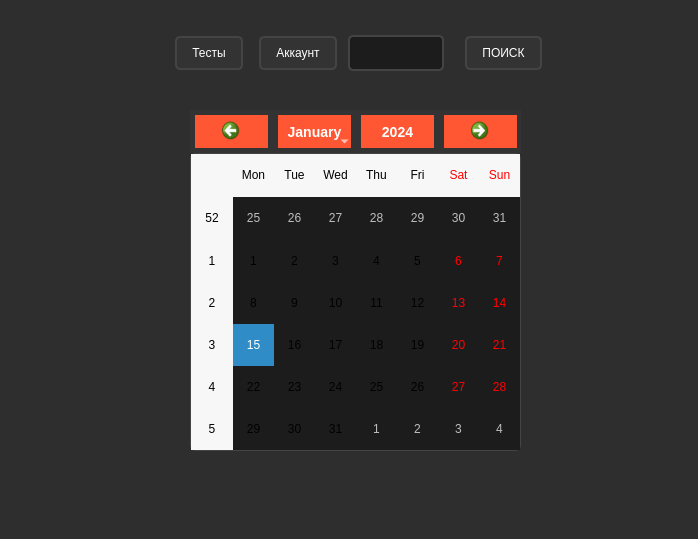
<?xml version="1.0" encoding="UTF-8"?>
<ui version="4.0">
 <class>mainwin</class>
 <widget class="QWidget" name="mainwin">
  <property name="geometry">
   <rect>
    <x>0</x>
    <y>0</y>
    <width>698</width>
    <height>539</height>
   </rect>
  </property>
  <property name="styleSheet">
   <string notr="true">QWidget {
        background-color: #2E2E2E;
        font-family: Arial, sans-serif;
        }

        QPushButton {
        border: 2px solid #444;
        border-radius: 5px;
        background-color: #333;
        color: #FFFFFF;
        padding: 8px 15px;
        margin: 5px;
        }

        QPushButton:hover {
        background-color: #FF5733;
        }

        QPushButton:pressed {
        background-color: #C70039;
        }

        QLineEdit {
        border: 2px solid #444;
        border-radius: 5px;
        padding: 8px;
        background-color: #1C1C1C;
        color: #FFFFFF;
        margin-right: 10px;
        }

        QLineEdit:focus {
        border-color: #FF5733;
        background-color: #333;
        }

        QCalendarWidget QToolButton {
        height: 30px;
        width: 70px;
        color: #FFFFFF;
        font-size: 14px;
        icon-size: 20px, 20px;
        background-color: #FF5733;
        border: none;
        margin: 5px;
        }

        QCalendarWidget QToolButton:hover {
        background-color: #C70039;
        }

        QCalendarWidget QMenu {
        width: 100px;
        background-color: #333;
        color: #FFFFFF;
        }

        QCalendarWidget QSpinBox {
        width: 50px;
        font-size: 14px;
        color: #FFFFFF;
        background-color: #1C1C1C;
        selection-background-color: #FF5733;
        selection-color: #000000;
        }

        QCalendarWidget QWidget#qt_calendar_navigationbar {
        background-color: #333;
        }

        QCalendarWidget QTableView {
        border-width: 1px;
        border-color: #444;
        border-style: solid;
        border-radius: 5px;
        gridline-color: #444;
        background-color: #1C1C1C;
        }
            QCalendarWidget QHeaderView::section {
            background-color: #333;
            color: #FFFFFF;
            padding: 5px;
            border: 1px solid #444;
            }</string>
  </property>
  <widget class="QWidget" name="horizontalLayoutWidget">
   <property name="geometry">
    <rect>
     <x>170</x>
     <y>30</y>
     <width>377</width>
     <height>46</height>
    </rect>
   </property>
   <layout class="QHBoxLayout" name="horizontalLayout">
    <item>
     <widget class="QPushButton" name="pushButton_5">
      <property name="text">
       <string>Тесты</string>
      </property>
     </widget>
    </item>
    <item>
     <widget class="QPushButton" name="pushButton_4">
      <property name="text">
       <string>Аккаунт</string>
      </property>
     </widget>
    </item>
    <item>
     <widget class="QLineEdit" name="lineEdit"/>
    </item>
    <item>
     <widget class="QPushButton" name="pushButton">
      <property name="text">
       <string>ПОИСК</string>
      </property>
     </widget>
    </item>
   </layout>
  </widget>
  <widget class="QCalendarWidget" name="calendarWidget">
   <property name="geometry">
    <rect>
     <x>190</x>
     <y>110</y>
     <width>331</width>
     <height>341</height>
    </rect>
   </property>
  </widget>
 </widget>
 <resources/>
 <connections/>
</ui>
